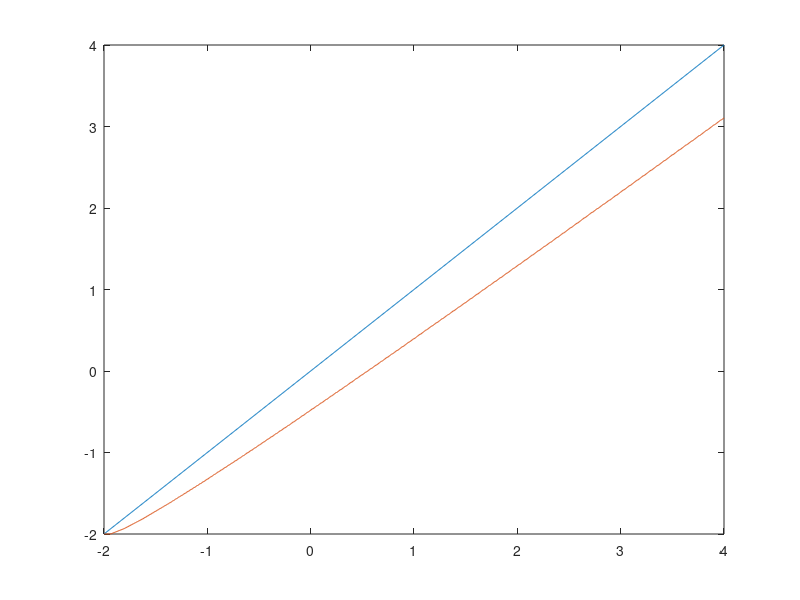

This figure's MATLAB source:
clc 
clear
close all

% params
alpha = 0.36;
beta_A = 0.95;
beta_B = 0.90;
theta = 1;
mu = 0.3;
delta = 0.05;
min_A = -2;
max_A = 4;

% using work from 1.2 to compute steady states. 
% Let the consumption ratio c_1 to c_2 to c, and denote the k1 to k2 ratio
% as r. let the capital-to-labor ratio be h, and let the l1 to l2 ratio be
% l. then we have
K_ss = (1/(alpha*theta*beta_A) - (1-delta)/(alpha*theta))^(1/(alpha-1));
A_s1 = (K_ss / mu) - min_A*((1-mu)/mu);
A_s2 = min_A;
W_ss = (1-alpha)*theta*K_ss^alpha;
R_ss = alpha*theta*K_ss^(alpha-1) + 1 - delta;

fprintf("Finished computing steady state \n")

% create the grid
A_size = 1000;
A_grid = linspace(min_A, max_A, A_size);

% populate interim utility
U_grid = zeros(A_size, A_size);

for i = 1:A_size
    val = log(max(R_ss*A_grid(i) + W_ss - A_grid, 1e-10));
    U_grid(i,:) = val ;
end

% loop parameters
error = 1;
tolerance = 1e-9;

% value functions
V_new = zeros(A_size, 1);
V_old = zeros(A_size, 1);
g_A = zeros(A_size, 1);
g_B = zeros(A_size, 1);


fprintf("Iterate to find g_A \n")

while error > tolerance
    for i = 1:A_size
        [V_new(i), g_A(i)] = max(U_grid(i,:)+ beta_A*V_old');
    end 
    error = max(max(abs(V_old - V_new)));
    V_old = V_new;
end

fprintf("Finished g_A, reiterate value function to find g_B \n")
% reset error
error = 1;
while error > tolerance
    for i = 1:A_size
        [V_new(i), g_B(i)] = max(U_grid(i,:)+ beta_B*V_old');
    end 
    error = max(max(abs(V_old - V_new)));
    V_old = V_new;
end

f1 = figure;
plot(A_grid,A_grid(g_A))
hold on
plot(A_grid,A_grid(g_B))
hold on
saveas(f1, 'ps4q1.png')
